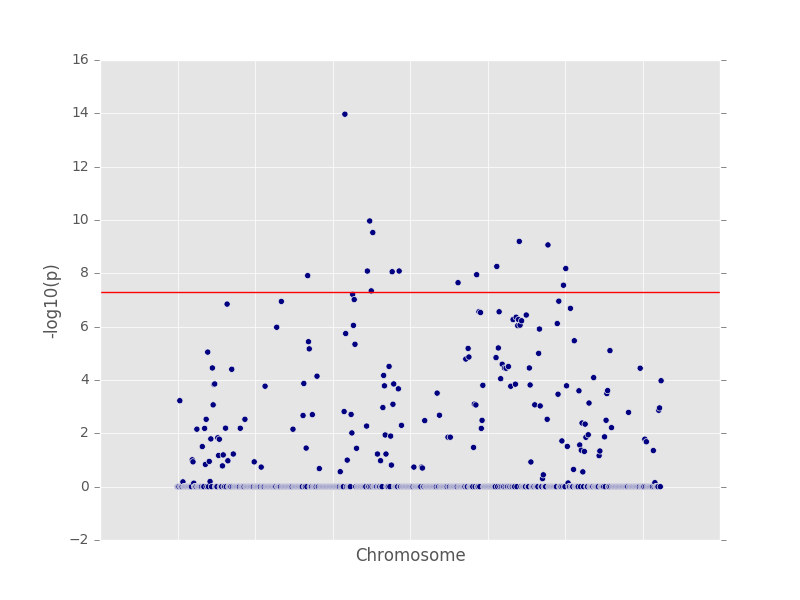

Generate this figure with Python:
#!/usr/bin/env python
import sys
import pandas as pd
import matplotlib.pyplot as plt
from math import log10
plt.style.use('ggplot')

def main(argv):
    df = pd.read_table(argv[1], header=None)
    df = df[df > 0]
    #ggplot(aes(x=range(len(df)), y=-1*df[[3]].applymap(log10), color=df[[1]]), data=df) + geom_point()
    plt.scatter(range(len(df)), -1*df[[3]].applymap(log10), c=df[[1]])
    plt.axhline(y=-log10(0.00000005), xmin=0, xmax=len(df), hold=None, color='r')
    plt.xlabel('Chromosome')
    plt.ylabel('-log10(p)')
    plt.savefig('plot.png')
    #plt.show()



if __name__=="__main__":
    main(sys.argv)
